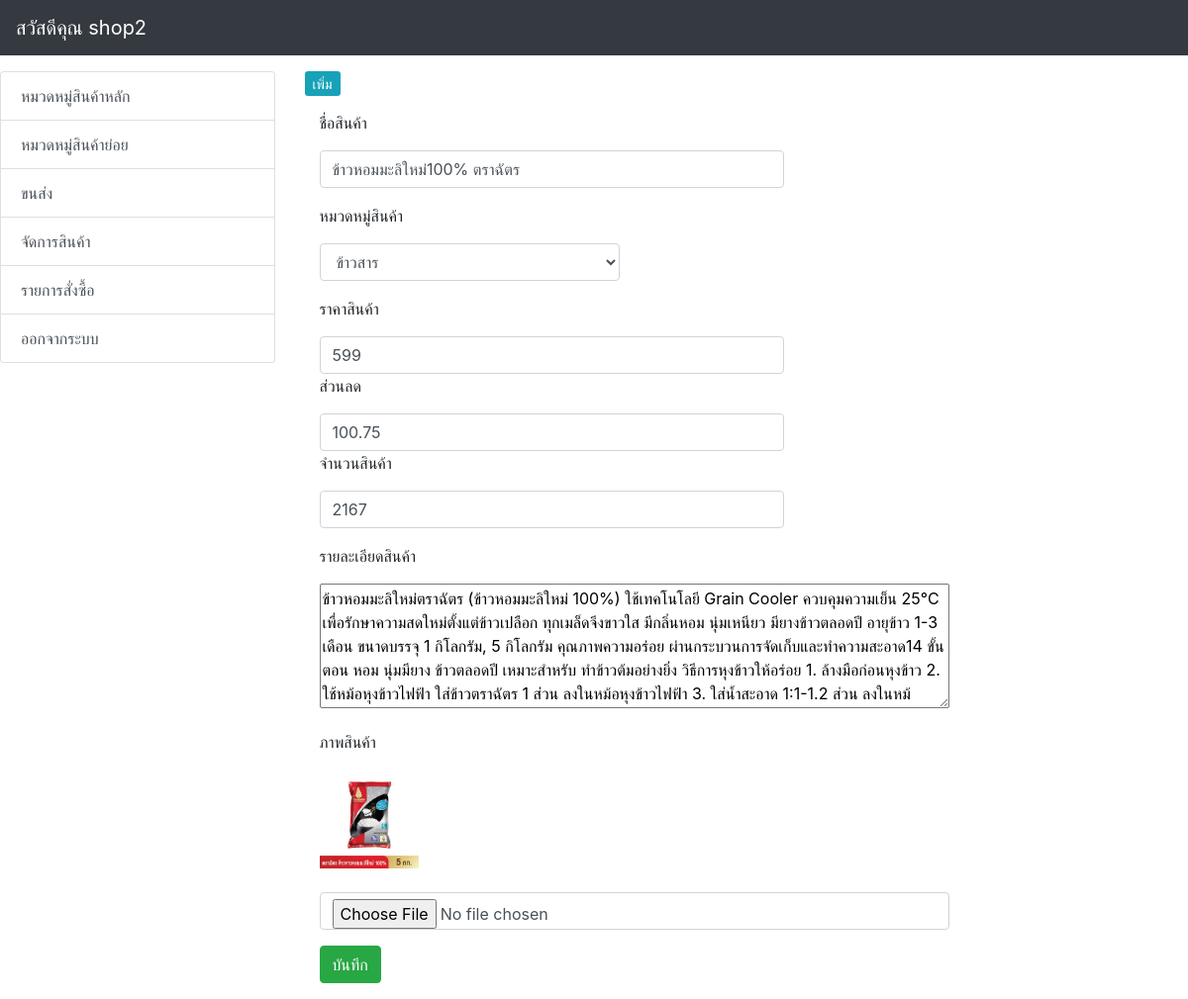
Page /backed/product.php?act=edit&ID=30 (signed in) on the committed database.
### tables this page shows
CREATE TABLE `product` (
  `ProID` int(15) NOT NULL,
  `ProName` varchar(100) NOT NULL,
  `Picture` varchar(200) NOT NULL,
  `Price` float NOT NULL,
  `Discount` float NOT NULL,
  `ProDe` varchar(500) NOT NULL,
  `Stock` int(10) NOT NULL,
  `OwID` int(15) NOT NULL,
  `SCatID` int(15) NOT NULL
);

CREATE TABLE `sub_category` (
  `SCatID` int(15) NOT NULL,
  `SCatIDName` varchar(50) NOT NULL,
  `CatID` int(15) NOT NULL
);

### backed/product_form_edit.php (the view, shortened to what this page needs)
<?php
include('condb.php');
$ProID = $_GET["ID"];
$sql = "SELECT p.*,t.SCatIDName
FROM product as p
INNER JOIN sub_category as t ON p.SCatID = t.SCatID
WHERE p.ProID = '$ProID'
ORDER BY p.SCatID asc";
$result2 = mysqli_query($con, $sql) or die ("Error in query: $sql " . mysqli_error());
$row = mysqli_fetch_array($result2);
extract($row);
?>
<div class="container">
  <div class="row">
      <form  name="addproduct" action="product_form_edit_db.php" method="POST" enctype="multipart/form-data"  class="form-horizontal">
        <div class="form-group">
          <div class="col-sm-9">
            <p> ชื่อสินค้า</p>
            <input type="text" maxlength="100" name="ProName" class="form-control" required placeholder="ชื่อสินค้า" / value="<?php echo $ProName; ?>">
          </div>
        </div>
         <div class="form-group">
          <div class="col-sm-6">
            <p> หมวดหมู่สินค้า </p>
            <select name="SCatID" class="form-control" required>
              <option value="<?php echo $row["SCatID"];?>">
                <?php echo $row["SCatIDName"]; ?>
              </option>
            </select>
          </div>
        </div>
        <div class="form-group">
          <div class="col-sm-9">
            <p> ราคาสินค้า</p>
            <input type="number"  step="0.01" min='1' name="Price" class="form-control" required placeholder="ราคาสินค้า" / value="<?php echo $Price; ?>">
            <p>ส่วนลด</p>
            <input type="number"  min='0' name="Discount" class="form-control" required placeholder="ส่วนลด" / value="<?php echo $Discount; ?>">
            <p> จำนวนสินค้า</p>
            <input type="dubble"   min='1' name="Stock" class="form-control" required placeholder="จำนวนสินค้า" / value="<?php echo $Stock; ?>">
          </div>
        </div>
        <div class="form-group">
          <div class="col-sm-12">
            <p> รายละเอียดสินค้า </p>
             <textarea  name="ProDe" required maxlength="500" rows="5" cols="60"><?php echo $ProDe; ?>
             </textarea>
          </div>
        </div>
            <div class="form-group">
          <div class="col-sm-12">
            <p> ภาพสินค้า </p>
            <img src="Picture/<?php echo $row['Picture'];?>" width="100px">
            <br>
            <br>
            <input type="file"  name="Picture"  id="Picture" class="form-control" />
          </div>
        </div>
        <div class="form-group">
          <div class="col-sm-12">
            <button type="submit" class="btn btn-success" name="btnadd"> บันทึก </button>
          </div>
        </div>
      </form>
    </div>
  </div>

### rows in the picture
product: ProName "ข้าวหอมมะลิใหม่100% ตราฉัตร", SCatID "ข้าวสาร", Price "599", Discount "100.75", Stock "2167", ProDe "ข้าวหอมมะลิใหม่ตราฉัตร (ข้าวหอมมะลิใหม่ 100%) ใช้เทคโนโลยี Grain Cooler ควบคุมความเย็น 25°C เพื่อรักษาความสดใหม่ตั้งแต่ข้าวเปลือก ทุกเมล็ดจึงขาวใส มีกลิ่นหอม นุ่มเหนียว มียางข้าวตลอดปี อายุข้าว 1-3 เดือน ขนาดบรรจุ 1 กิโลกรัม, 5 กิโลกรัม คุณภาพความอร่อย ผ่านกระบวนการจัดเก็บและทำความสะอาด14 ขั้นตอน หอม นุ่มมียาง ข้าวตลอดปี เหมาะสำหรับ ทำข้าวต้มอย่างยิ่ง วิธีการหุงข้าวให้อร่อย 1. ล้างมือก่อนหุงข้าว 2. ใช้หม้อหุงข้าวไฟฟ้า ใส่ข้าวตราฉัตร 1 ส่วน ลงในหม้อหุงข้าวไฟฟ้า 3. ใส่น้ำสะอาด 1:1-1.2 ส่วน ลงในหม้", Picture (picture)

### other values in the picture
$_SESSION['OwName'] "shop2"
